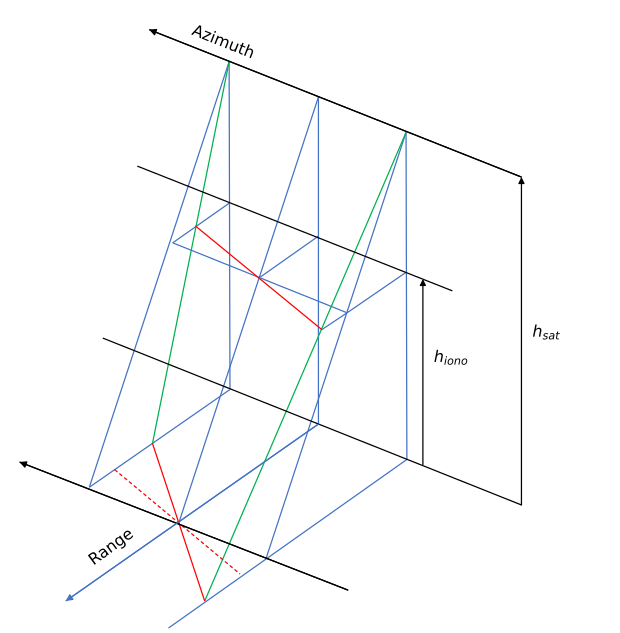

This chart was generated by the following Python code:
"""Fig. 31 (upper image) — Geometry of rescaling to the ground. Due to the
imaging geometry of SAR, the misalignments of the ionospheric feature at the
ionospheric height exaggerated on SAR image (left side). Its effect on the
ellipse is shown on the right side. The rescaling is associated also with
additional rotation.

ATBD L1 SAR (atbd-l1-sar), section 4.10.5 (Step 3.f, equation 4.121). This is
the upper image of the two-image figure (image_1_section_4.10.5); the lower
image (fig. 31) is fig31.py. Redrawn from the original figure and the text of
the section: the satellite, at height h_sat, looks down towards the ground
through the ionosphere at height h_iono; the feature seen at the ionospheric
height (middle plane) is projected along the lines of sight onto the ground,
which scales it by r = h_sat / (h_sat - h_iono). The black oblique lines are the
azimuth direction at the satellite, ionosphere and ground levels, the blue
arrow is the range direction. This is a schematic perspective sketch: the
positions are qualitative, taken from the original figure, not measured.

To modify: change the positions in GEOMETRY (pixels of the original figure,
x to the right, y downwards), the labels in LABELS or the colours in COLOURS,
then run ``python3 img1-4.10.5.py`` (matplotlib needed): it rewrites
img1-4.10.5.svg (web page) and img1-4.10.5.pdf (PDF export) next to this
file. Commit the three files together. Keep a dark text colour: the page puts
a white background behind the figure in both site themes.
"""

from pathlib import Path

import matplotlib

matplotlib.use("Agg")
import matplotlib.pyplot as plt  # noqa: E402

# -- colours and sizes -------------------------------------------------------
COLOURS = {"text": "#000000", "black": "#000000", "blue": "#4472c4",
           "green": "#00b050", "red": "#ff0000"}
WIDTH_IN = 6.2  # PDF text width
FONT_PT = 11.5  # the PDF export prints it at about 65 %: subscripts stay >= 5 pt

# -- geometry (pixels of the original figure, y downwards) -------------------
X_MIN, X_MAX, Y_MIN, Y_MAX = -10, 725, -5, 745  # canvas, with room for the larger text
# black lines along the azimuth direction (satellite, ionosphere, ground, ground
# at the foot of the lines of sight); an arrow marks the end given in ARROWED
SAT_LINE = ((167, 30), (609, 205))
IONO_LINE = ((153, 192), (527, 340))
GROUND_LINE = ((112, 396), (609, 594))
SIDE_LINE = ((13, 543), (403, 695))  # lower line, parallel, with an arrowhead
ARROWED = [SAT_LINE[0], SIDE_LINE[0]]
# three satellite positions, their vertical (nadir) feet on the ground line and
# their lines of sight to the lower line
SAT_POINTS = [(262, 68), (368, 110), (472, 152)]
FEET = [(263, 457), (368, 498), (473, 540)]
LOS_ENDS = [(96, 573), (202, 616), (306, 657)]
# blue range-direction lines on the ground (ends); the middle one has the
# arrowhead (Range), the last one leaves the figure at the bottom
RANGE_LINES = [((96, 573), (263, 457)), ((68, 708), (368, 498)), ((190, 740), (473, 540))]
RANGE_ARROW_TIP = (68, 708)
# green lines (satellite point -> ground) and the red / dashed red segments
GREEN_LINES = [((262, 68), (171, 521)), ((472, 152), (233, 708))]
RED_GROUND = ((171, 521), (233, 708))
RED_DASHED = ((126, 552), (275, 676))
# the feature at the ionospheric height: blue lines and the red diagonal
IONO_BLUE = [((262, 236), (195, 283)), ((195, 283), (402, 366)), ((297, 325), (368, 275)),
             ((402, 366), (472, 318)), ((402, 366), (372, 386))]
IONO_RED = ((222, 263), (372, 386))
# height arrows, drawn from the ground line upwards: (x, from y, to y)
H_SAT = (609, 594, 205)
H_IONO = (492, 546, 326)

# -- labels (mathtext), word for word from the original figure ----------------
# text, position, alignment, rotation (degrees, counterclockwise on screen)
LABELS = {
    "azimuth": ("Azimuth", (255, 45), "center", -21.7),
    "range": ("Range", (122, 644), "center", 36),
    "h_iono": (r"$h_{iono}$", (505, 420), "left", 0),
    "h_sat": (r"$h_{sat}$", (622, 390), "left", 0),
}

# -- drawing -------------------------------------------------------------------
plt.rcParams.update({"mathtext.fontset": "dejavusans", "font.size": FONT_PT})
fig = plt.figure(figsize=(WIDTH_IN, WIDTH_IN * (Y_MAX - Y_MIN) / (X_MAX - X_MIN)))
ax = fig.add_axes([0, 0, 1, 1])
ax.set_xlim(X_MIN, X_MAX)
ax.set_ylim(Y_MAX, Y_MIN)
ax.axis("off")


def line(p0, p1, colour, lw=0.9, **kw):
    ax.plot([p0[0], p1[0]], [p0[1], p1[1]], color=COLOURS[colour], lw=lw,
            solid_capstyle="butt", **kw)


def arrow(p0, p1, colour, lw=0.9, head=9):
    ax.annotate("", xy=p1, xytext=p0, arrowprops=dict(
        arrowstyle="-|>", color=COLOURS[colour], lw=lw, shrinkA=0, shrinkB=0,
        mutation_scale=head))


# blue: lines of sight, verticals, range lines on the ground, feature at the iono height
for sat, foot, end in zip(SAT_POINTS, FEET, LOS_ENDS, strict=True):
    line(sat, end, "blue")
    line(sat, foot, "blue")
for p0, p1 in RANGE_LINES:
    line(p0, p1, "blue")
for p0, p1 in IONO_BLUE:
    line(p0, p1, "blue")
for p0, p1 in GREEN_LINES:
    line(p0, p1, "green")
line(*IONO_RED, "red")
line(*RED_GROUND, "red")
line(*RED_DASHED, "red", dashes=(3, 2))
# black lines along the azimuth direction
for p0, p1 in (SAT_LINE, IONO_LINE, GROUND_LINE, SIDE_LINE):
    line(p0, p1, "black")
for (p0, p1) in (SAT_LINE, SIDE_LINE):
    arrow(p1, p0, "black", head=10)  # same line, arrowhead at its first point
arrow(RANGE_LINES[1][1], RANGE_ARROW_TIP, "blue", head=10)
# heights
for x, y0, y1 in (H_SAT, H_IONO):
    arrow((x, y0), (x, y1), "black", head=9)

for s, (x, y), ha, rot in LABELS.values():
    ax.text(x, y, s, color=COLOURS["text"], ha=ha, va="center", rotation=rot,
            rotation_mode="anchor")

# -- output (same bytes for the same script: fixed ids and dates) -------------
if __name__ == "__main__":
    plt.rcParams.update({"svg.hashsalt": "esa-doc2open", "svg.fonttype": "path",
                         "pdf.fonttype": 42})
    stem = Path(__file__).with_suffix("")
    fig.savefig(f"{stem}.svg", format="svg", transparent=True, metadata={"Date": None})
    fig.savefig(f"{stem}.pdf", format="pdf", transparent=True,
                metadata={"CreationDate": None, "ModDate": None})
